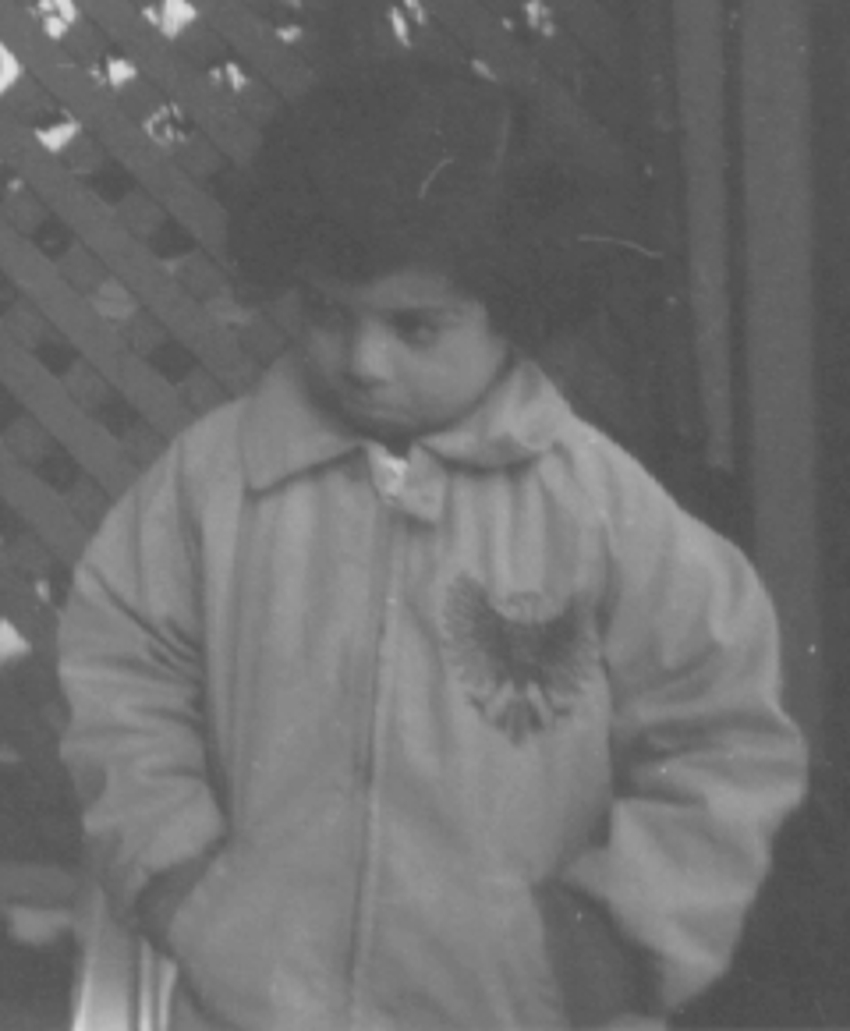
#> input picture relatorio2/menina.jpg, 850 x 1031 px
$ python ativ1_menina.py
#> lines starting #> are read from the running program, lines starting #| are printed output that depends on the picture
# -*- coding: utf-8 -*-
# Relatório 2 - PDI
# Bruno Marra - 3029
# Gustavo Viegas - 3026
# Heitor Passeado - 3055
#
# Descrição da Atividade:
#
# 1) Para a imagem MENINA, aplicar a equalização do histograma, apresentando a
# imagem e histograma antes e depois da equalização. Descreva o que ocorreu com
# o histograma.
# 2) Para a imagem FILTROMEDIANA, converter a imagem para mono e aplicar o
# filtro de media simples e o filtro de mediana, e analisar os resultados.
# 3) Para a imagem de impressao digital, converter para mono e aplicar filtro
# prewitt, sobel, canny e roberts, e comparar os resultados.
# 4) Para a imagem MicroHematuria, utilizar as técnicas que achar necessária
# para obter uma imagem binarizada mostrando as bordas dos globulos de sangue
# presentes na imagem.
#
# Este arquivo se refere a atividade 1).
#
# Referência:
# https://docs.opencv.org/3.1.0/d5/daf/tutorial_py_histogram_equalization.html

# Carregando as bibliotecas necessárias
import cv2
import numpy as np
from matplotlib import pyplot as plt


"""
Plota o histograma cdf de uma imagem
"""
def plot(img, cdf, title):
    plt.plot(cdf, color="b")
    plt.hist(img.flatten(), 256, [0, 256], color="r")
    plt.legend(("cdf", title), loc="upper left")
    plt.savefig("resultados/histo_{}.png".format(title))

# Carregando a imagem da menina e gerando o histograma.
img = cv2.imread("menina.jpg")
#> img is the input picture: shape (1031, 850, 3); min 74, max 225, mean 110.3
hist, bins = np.histogram(img.flatten(), 256, [0, 256])
#> hist = 256 values, max 110295 at index 82, min 0 at index 0, mean 10269.7; bins = 257 values from 0 to 256

# Obtendo o CDF do histograma e o plotando.
cdf = hist.cumsum()
#> cdf = 256 values from 0 to 2629050
plot(img, cdf, "before")
#> in plot, `plt.savefig("resultados/histo_{}.png".format(title))`:
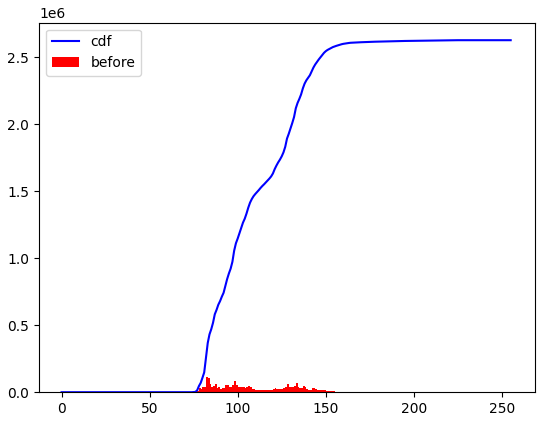
#> figure drawn by matplotlib, 1 panel; tallest bar 110295 high, from x = 82 to 83; curve peaks at x = 225, y = 2629050

# Normalizando o CDF e o plotando.
cdf_normalized = cdf * hist.max() / cdf.max()
#> cdf_normalized = 256 values from 0 to 110295
plot(img, cdf_normalized, "after")
